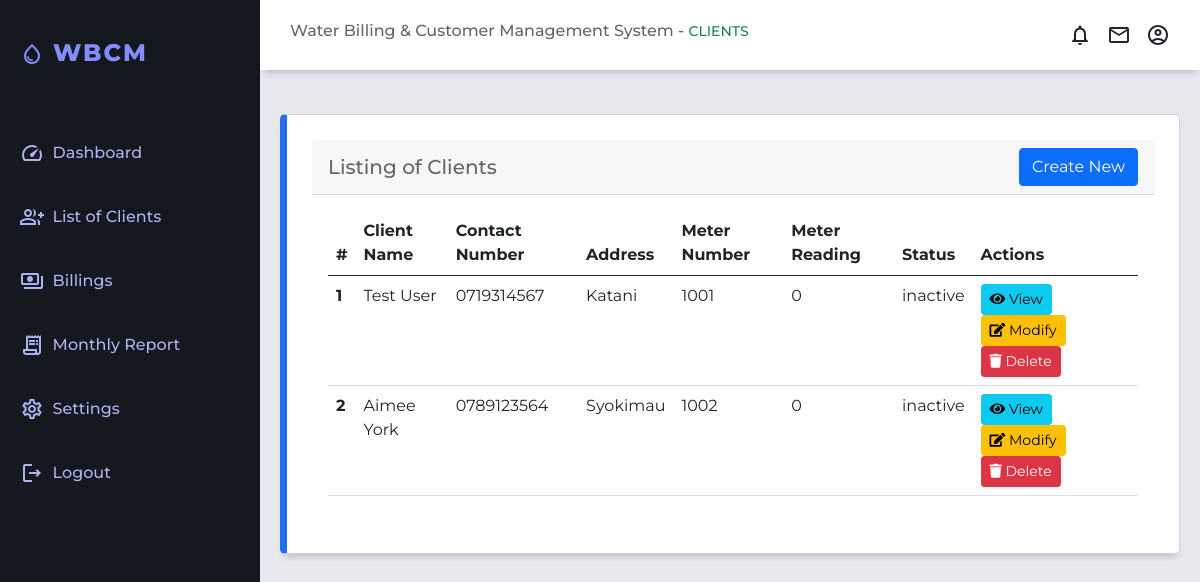
/customer.php (signed in), run on the app's committed database.
### tables this page shows
CREATE TABLE `tbl_clients` (
  `user_id` int(11) NOT NULL,
  `client_name` varchar(50) NOT NULL,
  `contact_number` varchar(20) DEFAULT NULL,
  `address` text DEFAULT NULL,
  `meter_number` int(10) NOT NULL,
  `meter_reading` int(20) NOT NULL,
  `status` enum('inactive','active') DEFAULT 'inactive',
  `created_at` timestamp NOT NULL DEFAULT current_timestamp(),
  `updated_at` timestamp NOT NULL DEFAULT current_timestamp() ON UPDATE current_timestamp()
);

### config/functions.php (called while the page is built, shortened)
<?php
$conn = connectDB();
function getClients()
{
    global $conn;
    $query = "SELECT * FROM tbl_clients";
    $result = $conn->query($query);
    return $result->fetch_all(MYSQLI_ASSOC);
}
try {
    $clients = getClients();
} catch (Exception $e) {
    $error_message = 'An error occurred: ' . $e->getMessage();
}
?>

### customer.php (the view, shortened to what this page needs)
<?php
include("./config/functions.php");
?>
<!DOCTYPE html>
<html lang="en">
<head>
  <link rel="stylesheet" href="https://cdnjs.cloudflare.com/ajax/libs/font-awesome/5.15.3/css/all.min.css" />
  <link rel="stylesheet" href="css/bootstrap5.0.1.min.css">
  <link rel="stylesheet" type="text/css" href="css/datatables-1.10.25.min.css" />
  <link rel="stylesheet" href="css/styles.css">
  <link rel="stylesheet" href="css/customer.css">
  <link rel="stylesheet" href="css/bill.css">
</head>
<body>
  <div class="grid-container">
    <header class="header">
      <div class="header-left">
      <h6 class="text-seconary">Water Billing & Customer Management System - <small class="text-success">CLIENTS</small></h6>
      </div>
      <div class="header-right text-primary">
        <a href="#">
          <span class="material-icons-outlined">notifications</span>
        </a>
        <a href="#">
          <span class="material-icons-outlined">email</span>
        </a>
        <a href="#">
          <span class="material-icons-outlined">account_circle</span>
        </a>
      </div>
    </header>
    <aside id="sidebar">
      <div class="sidebar-title">
        <div class="sidebar-brand">
          <span class="material-icons-outlined">water_drop</span>&nbsp;WBCM
        </div>
      </div>
      <ul class="sidebar-list">
        <li class="sidebar-list-item">
          <a href="./dashboard.php">
            <span class="material-icons-outlined">speed</span>&nbsp;&nbsp;Dashboard
          </a>
        </li>
        <li class="sidebar-list-item">
          <a href="./customer.php">
            <span class="material-icons-outlined">group_add</span>&nbsp;&nbsp;List of Clients
          </a>
        </li>
        <li class="sidebar-list-item">
          <a href="./billings.php">
            <span class="material-icons-outlined">payments</span>&nbsp;&nbsp;Billings
          </a>
        </li>
        <li class="sidebar-list-item">
          <a href="#">
            <span class="material-icons-outlined">receipt_long</span>&nbsp;&nbsp;Monthly Report
          </a>
        </li>
        <li class="sidebar-list-item">
          <a href="#">
            <span class="material-icons-outlined">settings</span>&nbsp;&nbsp;Settings
          </a>
        </li>
        <li class="sidebar-list-item">
          <a href="./logout.php">
            <span class="material-icons-outlined">logout</span>&nbsp;&nbsp;Logout
          </a>
        </li>
      </ul>
    </aside>
    <main class="main-container">
      <div class="row">
        <div class="container mt-4">
          <div class="card">
            <div class="card-header d-flex justify-content-between align-items-center">
              <h5 class="mb-0">Listing of Clients</h5>
              <button type="button" class="btn btn-primary" data-bs-toggle="modal" data-bs-target="#exampleModal">
                Create New
              </button>
            </div>
            <div class="card-body">
              <table class="table table-striped">
                <thead>
                  <tr>
                    <th scope="col">#</th>
                    <th scope="col">Client Name</th>
                    <th scope="col">Contact Number</th>
                    <th scope="col">Address</th>
                    <th scope="col">Meter Number</th>
                    <th scope="col">Meter Reading</th>
                    <th scope="col">Status</th>
                    <th scope="col">Actions</th>
                  </tr>
                </thead>
                <tbody>
                  <?php if (!empty($clients)) : ?>
                    <?php foreach ($clients as $index => $client) : ?>
                      <tr>
                        <th scope="row"><?php echo htmlspecialchars($index + 1); ?></th>
                        <td><?php echo htmlspecialchars($client['client_name']); ?></td>
                        <td><?php echo htmlspecialchars($client['contact_number']); ?></td>
                        <td><?php echo htmlspecialchars($client['address']); ?></td>
                        <td><?php echo htmlspecialchars($client['meter_number']); ?></td>
                        <td><?php echo htmlspecialchars($client['meter_reading']); ?></td>
                        <td><?php echo htmlspecialchars($client['status']); ?></td>
                        <td>
                          <a href="view_client.php?id=<?php echo urlencode($client['user_id']); ?>" class="btn btn-info btn-sm" title="View">
                            <i class="fas fa-eye"></i> View
                          </a>
                          <a href="edit_client.php?id=<?php echo urlencode($client['user_id']); ?>" class="btn btn-warning btn-sm" title="Modify">
                            <i class="fas fa-edit"></i> Modify
                          </a>
                          <a href="delete_client.php?id=<?php echo urlencode($client['user_id']); ?>" class="btn btn-danger btn-sm" title="Delete" onclick="return confirm('Are you sure you want to delete this client?');">
                            <i class="fas fa-trash"></i> Delete
                          </a>
                        </td>
                      </tr>
                    <?php endforeach; ?>
                  <?php else : ?>
                    <tr>
                      <td colspan="8" class="text-center">No clients found.</td>
                    </tr>
                  <?php endif; ?>
                </tbody>
              </table>
            </div>
          </div>
        </div>
      </div>
    </main>
  </div>
</body>
</html>

### css/styles.css (style rules this page uses)
body { margin: 0; padding: 0; box-sizing: border-box; background-color: #e6e8ed; color: #666666; font-family: "Montserrat", sans-serif; }
.material-icons-outlined { vertical-align: middle; line-height: 1px; }
.text-primary { color: #666666; }
.grid-container { display: grid; grid-template-columns: 260px 1fr 1fr 1fr; grid-template-rows: 0.2fr 3fr; grid-template-areas: "sidebar header header header" "sidebar main main main"; height: 100vh; }
.header { grid-area: header; height: 70px; background-color: #ffffff; display: flex; align-items: center; justify-content: space-between; padding: 0 30px 0 30px; box-shadow: 0 6px 7px -4px rgba(0, 0, 0, 0.2); }
.header-right { display: flex; align-items: center; }
.header-right a span { font-size: 24px; cursor: pointer; color: #21232d; margin-left: 15px; text-decoration: none; }
#sidebar { grid-area: sidebar; height: 100%; background-color: #090c14f1; color: #838fff; overflow-y: auto; transition: all 0.5s; -webkit-transition: all 0.5s; }
.sidebar-title { display: flex; justify-content: space-between; align-items: center; padding: 20px 20px; margin-bottom: 30px; letter-spacing: 2px; }
.sidebar-brand { margin-top: 15px; font-size: 24px; font-weight: 800; }
.sidebar-list { padding: 0; margin-top: 15px; list-style-type: none; }
.sidebar-list-item { padding: 20px 20px; }
.sidebar-list-item > a { text-decoration: none; color: #acb3ef; font-weight: 500; }
.main-container { grid-area: main; overflow-y: auto; padding: 20px 20px; }
.card { display: flex; flex-direction: column; justify-content: space-around; padding: 25px; background-color: #ffffff; box-sizing: border-box; border: 1px solid #d2d2d3; border-radius: 5px; box-shadow: 0 6px 7px -4px rgba(0, 0, 0, 0.2); }
.card:first-child { border-left: 7px solid #246dec; }

### data on the page
tbl_clients: client_name "Test User", contact_number "0719314567", address "Katani", meter_number "1001", meter_reading "0", status "inactive"
tbl_clients: client_name "Aimee York", contact_number "0789123564", address "Syokimau", meter_number "1002", meter_reading "0", status "inactive"
